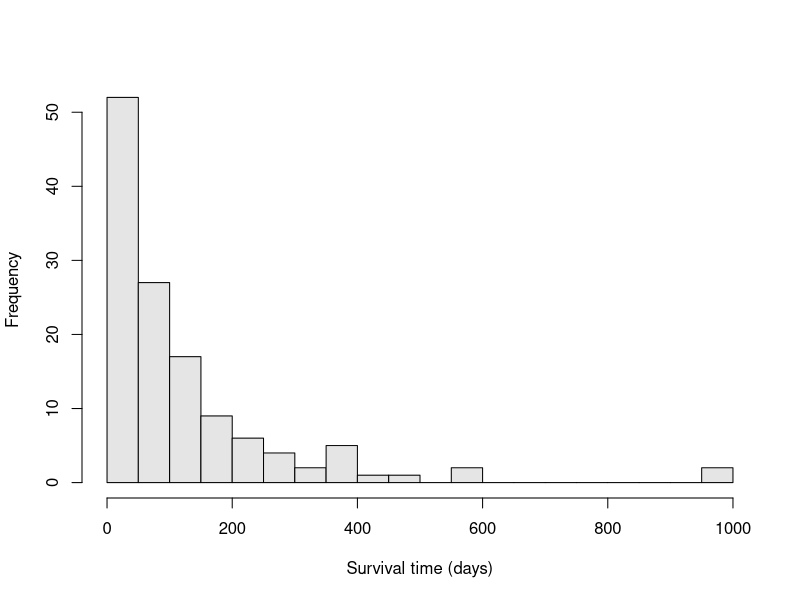
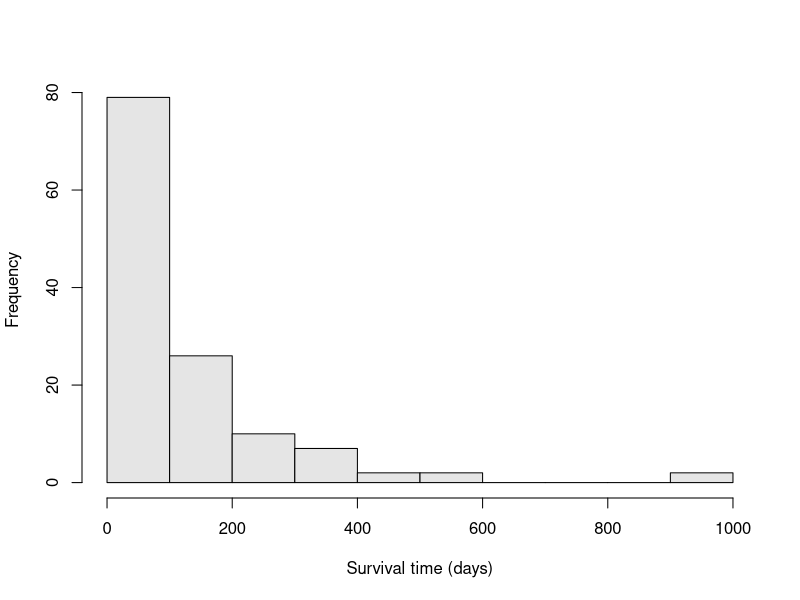
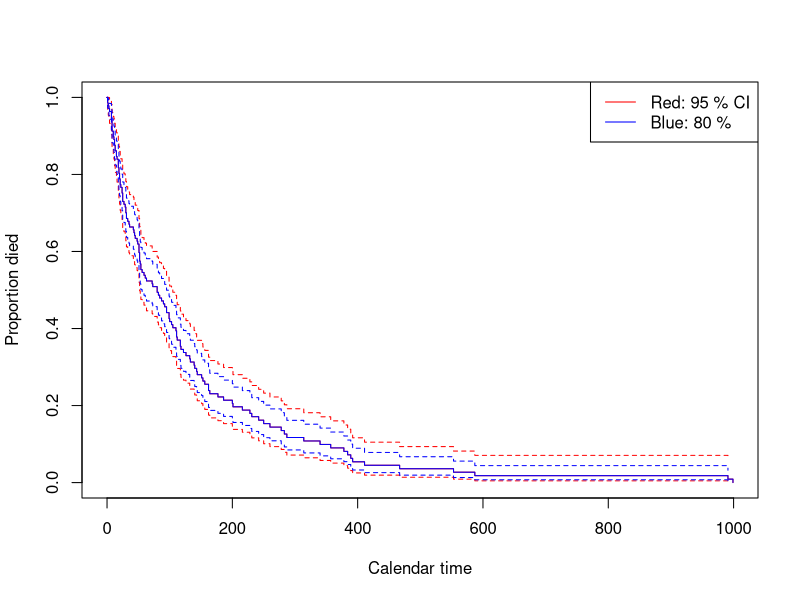
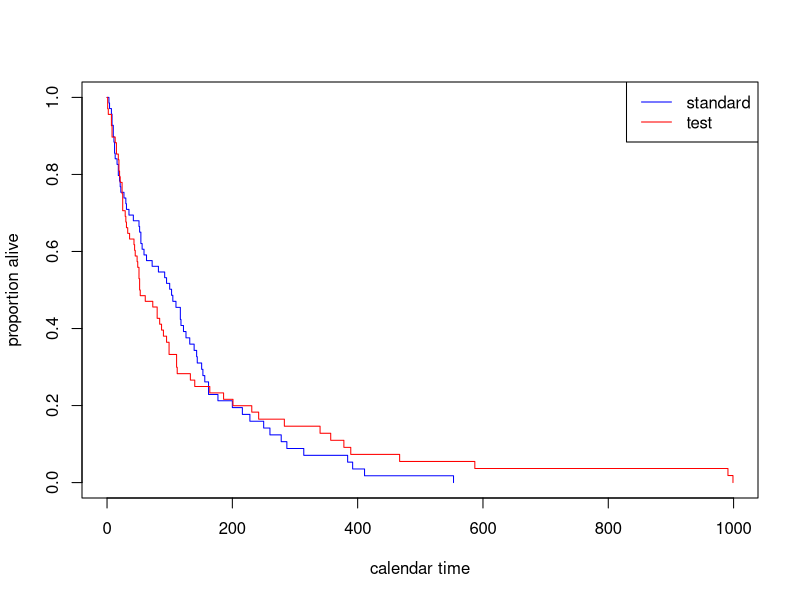
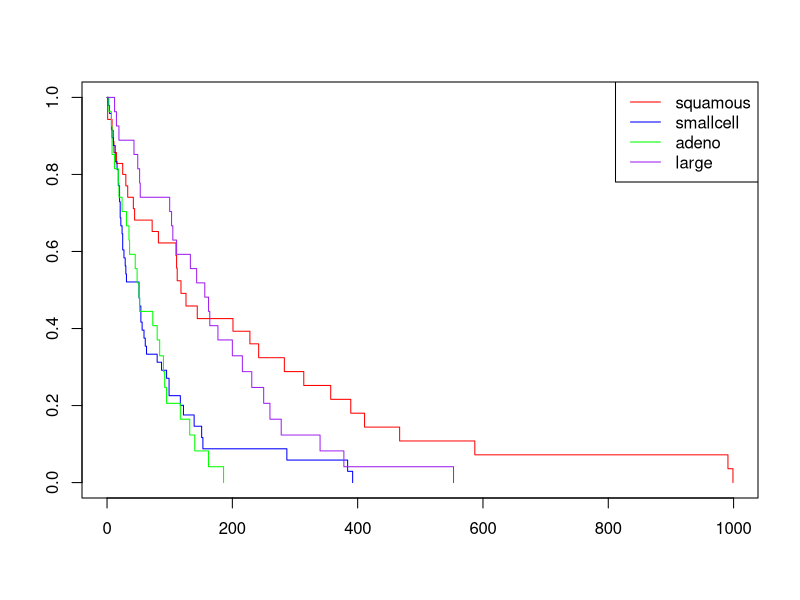
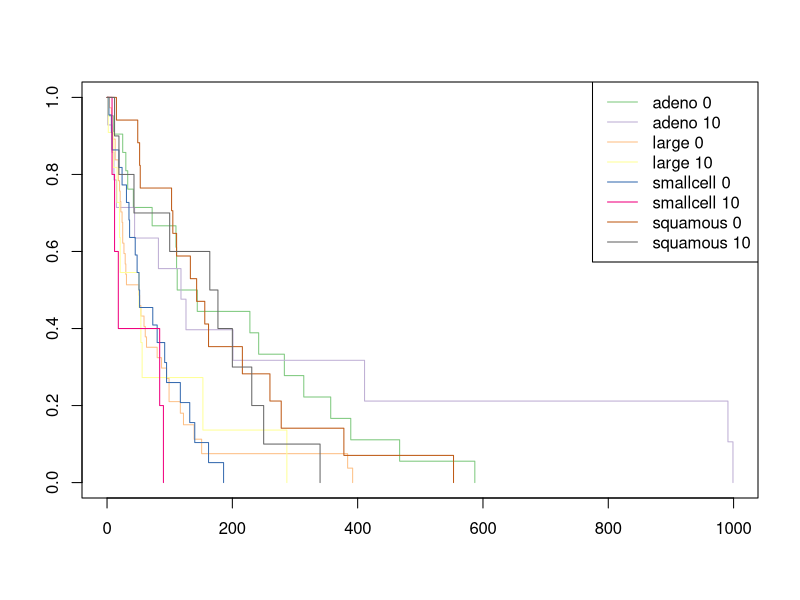
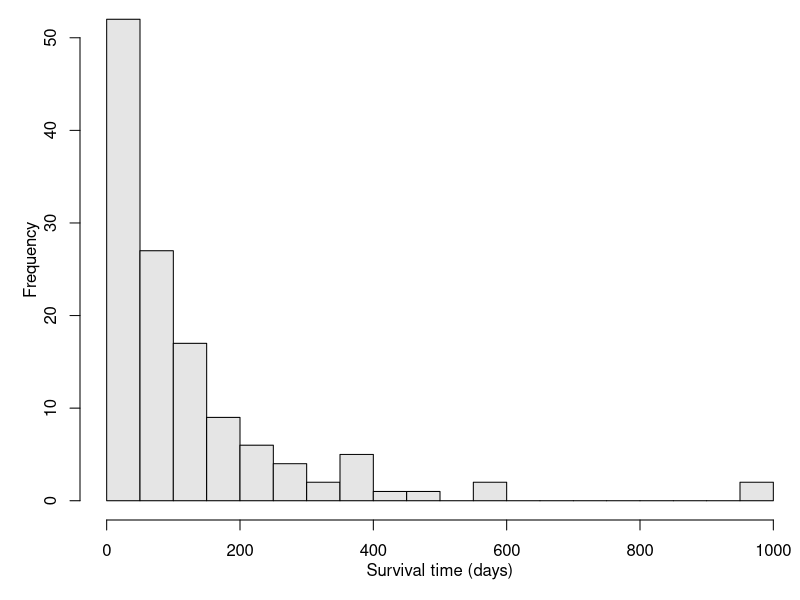

These figures' R source, in order:
## ---- chunk 1
knitr::opts_chunk$set(echo = TRUE)
#setwd("//ad.helsinki.fi/home/s/suvivain/Documents/2019 Survival analysis")
library(survival)
?veteran # for explanation of the variables in the data set
data(veteran) # load the data
str(veteran) # show records of the dat
head(veteran)
## ---- chunk 2
hist(veteran$time[veteran$status == 1], nclass=30, main='', xlab='Survival time (days)',
     col='gray90')
hist(veteran$time[veteran$status == 1], main='', xlab='Survival time (days)',
     col='gray90')
# Right skewed data
## ---- chunk 3
pdf(file.path(getwd(), 'survtimes.pdf'))
op <- par(mar=c(4,4,0,0), mgp=c(2,1,0))
hist(veteran$time[veteran$status == 1], nclass=30, main='', xlab='Survival time (days)',
     col='gray90')
par(op)
dev.off()
## ---- chunk 4
#head(veteran)
analyse1=survfit(Surv(time, status)~1, data=veteran) #, conf.type="none")
summary(analyse1)
plot(analyse1, col="red", xlab="Calendar time", ylab = "Proportion died")
# Change confidence interval  
analyse1=survfit(Surv(time, status)~1, data=veteran, conf.int=0.8)
lines(analyse1, col="blue")
legend("topright", c("Red: 95 % CI", "Blue: 80 %"), lty=1, col=c("Red", "Blue"))

## ---- chunk 5
analyse2=survfit(Surv(time, status)~trt, data=veteran, conf.int=0.95)#, conf.type="none")
analyse2
plot(analyse2, col=c("blue", "red"), xlab="calendar time", ylab="proportion alive")
legend("topright", legend = c("standard", "test"), col=c("blue", "red"), lty=1)
## ---- chunk 6
analyse3=survfit(Surv(time, status)~celltype, data=veteran, conf.int=0.8)
plot(analyse3, col=c("red", "blue", "green", "purple"))
legend("topright", legend=levels(veteran$celltype), col=c("red", "blue", "green", "purple"), lty=1)
print(analyse3)

## ---- chunk 7
analyse3=survdiff(Surv(time, status)~trt, data=veteran)
print(analyse3)

## ---- chunk 8
analyse3=survdiff(Surv(time, status)~celltype, data=veteran)
print(analyse3)

## ---- chunk 9
library(RColorBrewer)
n <- 60
qual_col_pals = brewer.pal.info[brewer.pal.info$category == 'qual',]
col_vector = unlist(mapply(brewer.pal, qual_col_pals$maxcolors, rownames(qual_col_pals)))

library(magrittr)
legendtext=unique(veteran[, c("celltype", "prior")])
legendtext=unique(paste(veteran$celltype, veteran$prior))%>%
  sort()

analyse3a=survfit(Surv(time, status)~celltype+prior, data=veteran)
analyse3a
plot(analyse3a, col=col_vector)
legend("topright", legend=legendtext, col=col_vector, lty=1)
analyse3=survdiff(Surv(time, status)~celltype+prior, data=veteran)
print(analyse3)

